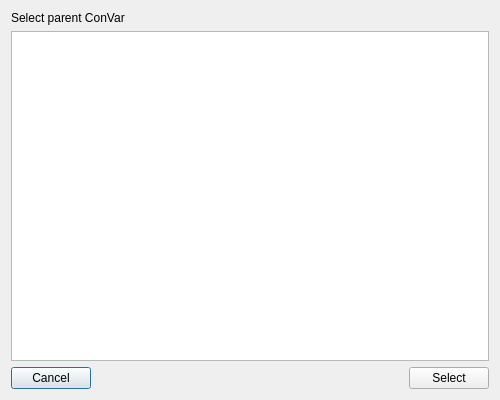
<?xml version="1.0" encoding="UTF-8"?>
<ui version="4.0">
 <class>ConfigConVarDialog</class>
 <widget class="QDialog" name="ConfigConVarDialog">
  <property name="geometry">
   <rect>
    <x>0</x>
    <y>0</y>
    <width>500</width>
    <height>400</height>
   </rect>
  </property>
  <property name="windowTitle">
   <string>Dialog</string>
  </property>
  <layout class="QVBoxLayout" name="verticalLayout">
   <item>
    <widget class="QLabel" name="label">
     <property name="text">
      <string>Select parent ConVar</string>
     </property>
    </widget>
   </item>
   <item>
    <widget class="QListWidget" name="listParentConVars"/>
   </item>
   <item>
    <layout class="QHBoxLayout" name="horizontalLayout">
     <item>
      <widget class="QPushButton" name="btnCancel">
       <property name="text">
        <string>Cancel</string>
       </property>
      </widget>
     </item>
     <item>
      <spacer name="horizontalSpacer">
       <property name="orientation">
        <enum>Qt::Orientation::Horizontal</enum>
       </property>
       <property name="sizeHint" stdset="0">
        <size>
         <width>40</width>
         <height>20</height>
        </size>
       </property>
      </spacer>
     </item>
     <item>
      <widget class="QPushButton" name="btnSelect">
       <property name="text">
        <string>Select</string>
       </property>
      </widget>
     </item>
    </layout>
   </item>
  </layout>
 </widget>
 <resources/>
 <connections/>
</ui>
